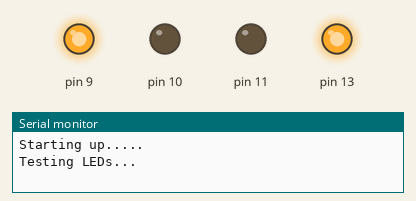
Simulated run of this program. Board: Arduino Uno, built with avr-gcc and run on an emulated ATmega328P. Parts: output pins drawn as LEDs (lit = HIGH), the last lines printed to the serial monitor.

Above: at 0.1 s.
At 0.5 s:
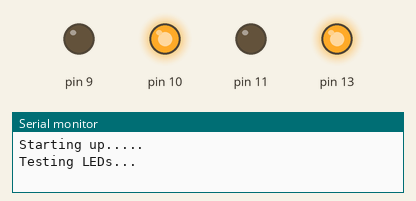
At 0.9 s:
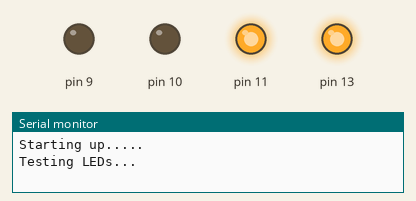
At 1.3 s:
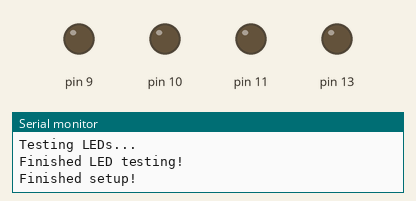
Timing chart, 0 to 2.8 s (numbered marks = the images above):
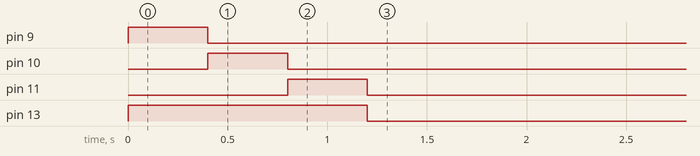

The program:

main.cpp
```cpp
/*--------------------------------------------------------------------
Name:   Brandon
Date:   9/10/2020
Course: CSCE 236 Embedded Systems (Fall 2020)
File:   Lab2Code.cpp
HW/Lab: Lab 2

Purp:  Lab 2 Code

Doc:  Help from schematic, datasheet and help from TA: Patrick, Rainer and Dan

Academic Integrity Statement: I certify that, while others may have
assisted me in brain storming, debugging and validating this program,
the program itself is my own work. I understand that submitting code
which is the work of other individuals is a violation of the honor
code.  I also understand that if I knowingly give my original work to
another individual is also a violation of the honor code.
--------------------------------------------------------------------*/

#include <Arduino.h>
#include <math.h>

// Definitions for Port B & D registors
#define PINB_Reg (*((volatile uint8_t *) 0x23)) //Reads the state of INPUT pin
#define DDRB_Reg (*((volatile uint8_t *) 0x24)) // I/O register, if set high the state is an output
#define PORTB_Reg (*((volatile uint8_t *) 0x25)) //Determines if pin is HIGH or LOW

#define PIND_Reg (*((volatile uint8_t *) 0x29)) //Reads the state of INPUT pin
#define DDRD_Reg (*((volatile uint8_t *) 0x2a)) // I/O register, if set high the state is an output
#define PORTD_Reg (*((volatile uint8_t *) 0x2b)) //Determines if pin is HIGH or LOW

// Definitions for LED assignments:
#define BOARD_LED 5   //pin 13 is PortB bit 5
#define RED_LED 1     //pin 9 is PortB bit 1
#define GREEN_LED 2   //pin 10 is PortB bit 2
#define BLUE_LED 3    //pin 11 is PortB bit 3

#define BUTTON 5      //pin 5 is PortD bit 5


//Changing variables
int buttonState = 0;
uint8_t buttonPressed = 0;

/**
 * Init all of the LEDs and test them
 **/
void LEDInit(){
 //Set pinmode for LEDs to output
  DDRB_Reg |= (1 << BOARD_LED);
  DDRB_Reg |= (1 << RED_LED);
  DDRB_Reg |= (1 << GREEN_LED);
  DDRB_Reg |= (1 << BLUE_LED);

  //Turn all off
  PORTB_Reg &= ~(1 << BOARD_LED); //clear output
  PORTB_Reg &= ~(1 << RED_LED);   //clear output
  PORTB_Reg &= ~(1 << GREEN_LED); //clear output
  PORTB_Reg &= ~(1 << BLUE_LED);  //clear output

  //Test LEDs
  Serial.println("Testing LEDs...");
  PORTB_Reg |= (1 << BOARD_LED);  //set output
  PORTB_Reg |= (1 << RED_LED);    //set output
  delay(400);
  PORTB_Reg &= ~(1 << RED_LED);   //clear output
  PORTB_Reg |= (1 << GREEN_LED);  //set output
  delay(400);
  PORTB_Reg &= ~(1 << GREEN_LED); //clear output
  PORTB_Reg |= (1 << BLUE_LED);   //set output
  delay(400);
  PORTB_Reg &= ~(1 << BLUE_LED);   //clear output
  PORTB_Reg &= ~(1 << BOARD_LED);   //clear output
  Serial.println("Finished LED testing!");
  }

//Setup before loop
void setup() {
  Serial.begin(9600);
  Serial.println("Starting up.....");
  LEDInit();

  //Set pinmode for Button as input
  DDRD_Reg &= ~(1 << BUTTON);
  //Enable pullup
  PORTD_Reg |= (1 << BUTTON);  //set output to enable pullup resistor
  //Init counter1
  TCCR1A = 0; //Normal mode 0xffff top, rolls over


  // TCCR1B |= (1 << CS12) | (1 << CS11); //Clock T1 falling edge for initial checkoffs
  TCCR1B |= (1 << CS10) | (1 << CS11); //Clock T1 falling edge 64 divider for later code
  TCCR1C = 0;
  //Set counter to zero, high byte first
  TCNT1H = 0;
  TCNT1L = 0;
  //Make sure interrupts are disabled
  TIMSK1 = 0;
  TIFR1 = 0;

  pinMode(8,INPUT);
  Serial.println("Finished setup!");
}

//For Checkoff 1
void CountingButtonPressesWithCounter(){
  unsigned int temp = TCNT1;
  delay(100);

  //check when button has bounced
  if((TCNT1 - temp) > 1){
    Serial.print("Warning: Button Bounced: TCNT1: ");
    Serial.println(TCNT1);
  }
  if((TCNT1 - temp) == 1){
    Serial.print("TCNT1: ");
    Serial.println(TCNT1);
  }
}

//For Checkoff 3
void UsingCounterToMeasureButtonBounce(){
   buttonState = digitalRead(8);
  //check for button press
  if(buttonState == HIGH){
    buttonPressed++;

    //reset clock register and ICR1
    TCNT1 = 0;
    ICR1 = 0;

    delay(1); // delay for stability
    //Check if button bounced or not
    if(ICR1 != 0){
      //bounce occured
      Serial.print("Bounce Occured, it took: ");
      double seconds = ((1/16000000.0) * 64 * ICR1 * pow(10,6));
      Serial.print(seconds);
      Serial.println(" Microseconds");
    }else{
      Serial.print("Button Pressed ");
      Serial.println(buttonPressed);
    }
  }
}

//For Checkoff 4
void MoreBounceDetection(){
  buttonState = digitalRead(8);
  //check if button is pressed
  if(buttonState == HIGH){
    buttonPressed++;
    //stays in while loop while button is held down
    while(buttonState == HIGH){
      buttonState = digitalRead(8);
    }

    //Reset clock register and ICR1
    TCNT1 = 0;
    ICR1 = 0;

    delay(1); //delay for stability

    //Check if button bounced or not
    if(ICR1 != 0){
      //bounce occured
      Serial.print("Bounce Occured, it took: ");
      double seconds = ((1/16000000.0) * 64 * ICR1 * pow(10,6));
      Serial.print(seconds);
      Serial.println(" Microseconds");
    }else{
      Serial.print("Button Pressed ");
      Serial.println(buttonPressed);
    }
  }
}

//For Checkoff 5
void TimingButtonPresses(){
  buttonState = digitalRead(8);
  unsigned long delaySeconds = millis();

  //Check for button state high
  if(buttonState == HIGH){
    buttonPressed++;

    //Keep in while loop while pressed down
    while(buttonState == HIGH){
      buttonState = digitalRead(8);
    }

    //Print how long button was pressed
    Serial.print("Button Pressed Down for ");
      Serial.print(millis()-delaySeconds);
      Serial.println(" milliSeconds");

    //Reset clock register and ICR1
    TCNT1 = 0;
    ICR1 = 0;

    delay(1);
    if(ICR1 != 0){
      //bounce occured
      Serial.print("Bounce Occured, it took: ");
      double seconds = ((1/16000000.0) * 64 * ICR1 * pow(10,6));
      Serial.print(seconds);
      Serial.println(" Microseconds");
    }else{
      Serial.print("Button Pressed ");
      Serial.println(buttonPressed);
    }
  }
}

void loop() {
// CountingButtonPressesWithCounter(); //Checkoff 1
// UsingCounterToMeasureButtonBounce(); //Checkoff 3
// MoreBounceDetection(); //Checkoff 4
// TimingButtonPresses(); //Checkoff 5
}
```
